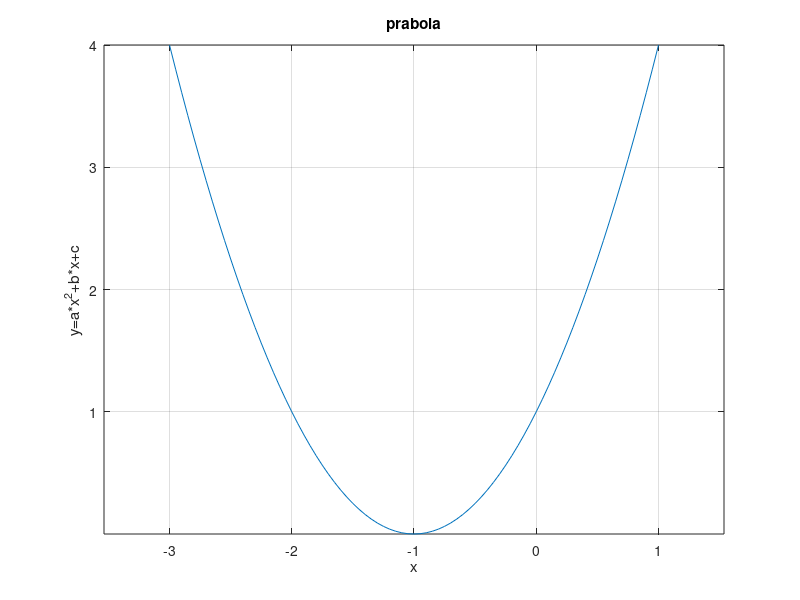

The MATLAB script that drew this image:
leftBound=-3;
rightBound=1;
step=0.05;
n=(rightBound-leftBound)/step+1;
x=leftBound:step:rightBound;
y=zeros(1,n);
a=1;b=2;c=1;
f=@(x) a*x^2+b*x+c;
for i=1:n
    y(1,i)=f(x(1,i));
end
plot(x,y)
xlabel('x')
ylabel('y=a*x^2+b*x+c')
title('prabola')
grid on
axis equal
